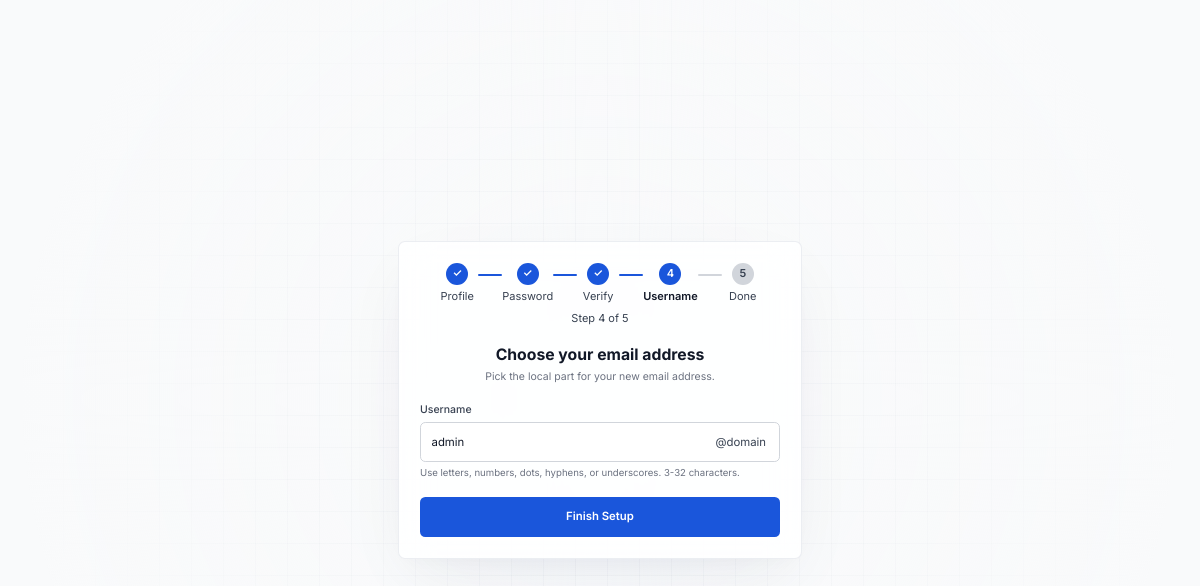
Before: /accounts/registration/username/ (signed in) with the older database file.
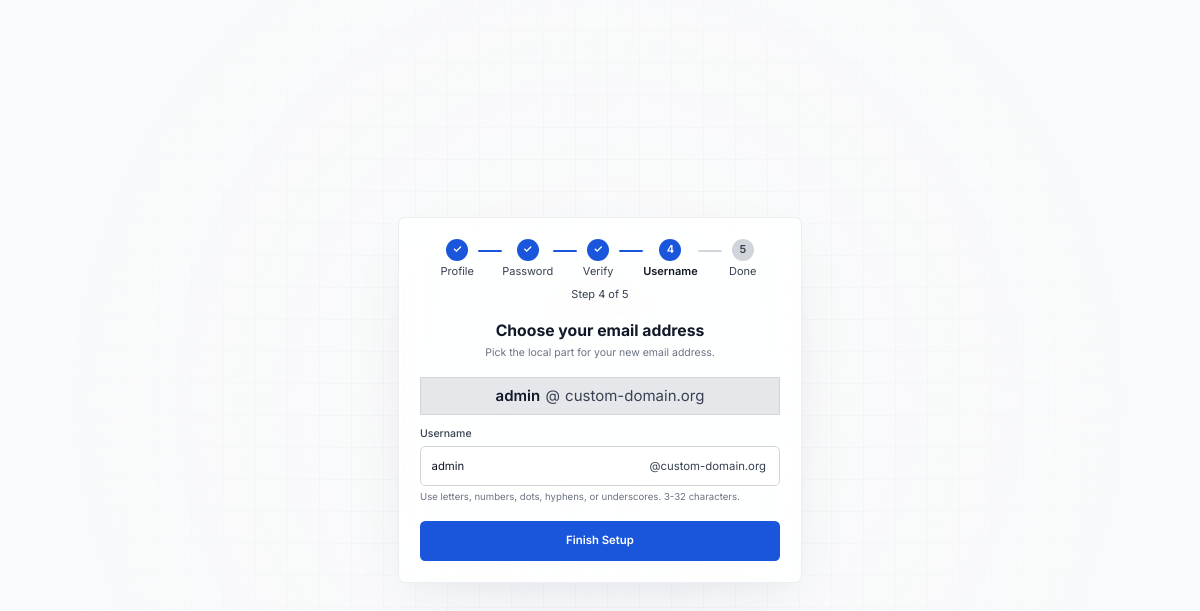
After: the same page with the newer database file.
### backend/apps/domains/models/__init__.py (models this page shows, shortened)
class Domain(models.Model):
    id = models.UUIDField(primary_key=True, default=uuid.uuid4, editable=False)
    name = models.CharField(max_length=255, unique=True)
    ip_address = models.GenericIPAddressField(
        null=True,
        blank=True,
    )
    verified = models.BooleanField(default=False)
    mx_verified = models.BooleanField(default=False)
    spf_verified = models.BooleanField(default=False)
    dkim_verified = models.BooleanField(default=False)
    dmarc_verified = models.BooleanField(default=False)
    created_at = models.DateTimeField(auto_now_add=True)
    class Meta:
        managed = False
        db_table = 'domains'
        ordering = ['name']

### backend/apps/accounts/views/registration.py (the view, shortened to what this page needs)
# urls.py: path('registration/username/', step_username, name='reg_username'),
def step_username(request: HttpRequest) -> HttpResponse:
    email = request.session.get('reg_email', '')
    if not email or not request.session.get('reg_verified'):
        return redirect('accounts:reg_profile')
    domain = _get_primary_domain()
    suggestion = email.split('@')[0].replace('.', '').lower()[:20]
    error = ''
    success = False
    chosen_username = ''
    return render(
        request,
        'registration/step_username.html',
        {
            'email': email,
            'domain': domain,
            'suggestion': suggestion,
            'error': error,
            'chosen': chosen_username or suggestion,
        },
    )

### backend/apps/accounts/views/registration.py (called while the page is built)
def _get_primary_domain() -> str:
    try:
        domains = DomainService.get_all_domains()
        if domains:
            return domains[0].name if hasattr(domains[0], 'name') else str(domains[0])
    except Exception:
        pass
    import os
    return os.environ.get('DOMAIN', '')

### backend/apps/core/templatetags/static_versioning.py (called while the page is built)
@register.simple_tag
def versioned_css(path: str) -> str:
    url = static(path)
    version = str(getattr(settings, 'CSS_VERSION', '')).strip()
    if not version:
        return url
    separator = '&' if '?' in url else '?'
    return f'{url}{separator}{urlencode({"v": version})}'

### backend/apps/domains/services/__init__.py (called while the page is built)
    @staticmethod
    def get_all_domains() -> QuerySet[Domain]:
        return Domain.objects.order_by('name')

### backend/config/branding.py (called while the page is built)
def brand_context(request: object) -> dict[str, object]:
    from django.conf import settings
    brand = getattr(settings, 'BRAND_CONFIG', None)
    if brand is None:
        brand = BrandingConfig()
    return {'brand': brand}

    @staticmethod
    def _sanitize_hex_color(color: str) -> str:
        h = color.lstrip('#').strip()
        if not h or len(h) not in (3, 6) or not all(c in '0123456789abcdefABCDEF' for c in h):
            return '#0051d5'
        return f'#{h.lower()}'

### backend/config/server_context.py (called while the page is built)
def server_context(request: object) -> dict[str, object]:
    version = os.environ.get('APP_VERSION', 'v2.4.0-stable')
    support_email = os.environ.get('SUPPORT_EMAIL', 'support@ifinmail.io')
    docs_url = os.environ.get('DOCS_URL', 'https://ifinmail.dev/docs')
    server_status = os.environ.get('SERVER_STATUS', 'Online')
    return {
        'server_version': version,
        'CSS_VERSION': settings.CSS_VERSION,
        'support_email': support_email,
        'docs_url': docs_url,
        'server_status': server_status,
        'notification_count': 0,
    }

### backend/config/user_context.py (called while the page is built)
def user_context(request: HttpRequest) -> dict[str, str]:
    user = request.user
    if user.is_anonymous:
        return {
            'user_initials': '?',
            'user_display_name': 'Guest',
            'user_role_label': 'GUEST',
        }
    email: str = getattr(user, 'email', '') or ''
    initials = email[:2].upper() if email else 'AD'
    import contextlib
    full_name = 'Admin Root'
    with contextlib.suppress(Exception):
        full_name = user.get_full_name() or 'Admin Root'
    if user.is_superuser:
        role = 'SUPERUSER'
    elif user.is_staff:
        role = 'STAFF'
    else:
        role = 'USER'
    return {
        'user_initials': initials,
        'user_display_name': full_name,
        'user_role_label': role,
    }

### frontend/templates/registration/step_username.html (shortened to what this page needs)
{% extends "base.html" %}
{% load i18n %}
{% load static %}
{% block body_layout %}
<div class="ifinmail-reg">
  <div class="ifinmail-reg-card ifinmail-fade-in">
    {% include "registration/_stepper.html" with current=4 %}
    <h1 class="ifinmail-reg-card__title">{% trans 'Choose your email address' %}</h1>
    <p class="ifinmail-reg-card__subtitle">{% trans 'Pick the local part for your new email address.' %}</p>
    {% if domain %}
    <div class="ifinmail-reg-username-preview">
      <span class="ifinmail-reg-username-preview__part" id="preview-local">{{ chosen }}</span>
      <span class="ifinmail-reg-username-preview__at">@</span>
      <span class="ifinmail-reg-username-preview__domain">{{ domain }}</span>
    </div>
    {% endif %}
    <form method="post" action="{% url 'accounts:reg_username' %}" class="ifinmail-login-form ifinmail-form-submit">
      <div class="ifinmail-login-form__group">
        <label class="ifinmail-login-form__label" for="username">{% trans 'Username' %}</label>
        <div class="ifinmail-reg-username-input">
          <input type="text" name="username" id="username" class="ifinmail-login-form__input" required autofocus autocomplete="off" placeholder="{% trans 'Enter username' %}" value="{{ chosen }}" pattern="^[a-z0-9][a-z0-9._-]{1,30}[a-z0-9]$" maxlength="32">
          <span class="ifinmail-reg-username-input__domain">@{{ domain|default:_('domain') }}</span>
        </div>
        <p class="ifinmail-setup-hint">{% trans 'Use letters, numbers, dots, hyphens, or underscores. 3-32 characters.' %}</p>
      </div>
      <button type="submit" class="ifinmail-btn ifinmail-btn--primary ifinmail-btn--full ifinmail-login-form__submit" id="submit-btn">
        <span class="ifinmail-btn__text">{% trans 'Finish Setup' %}</span>
      </button>
    </form>
  </div>
</div>
{% endblock %}

### frontend/templates/base.html (shortened to what this page needs)
{% load i18n %}{% load static %}{% load static_versioning %}
{% get_current_language as LANGUAGE_CODE %}
{% static 'icons/icon-192.svg' as default_icon_url %}
<!DOCTYPE html>
<html lang="{{ LANGUAGE_CODE }}" class="ifinmail-shell">
<head>
    <link rel="stylesheet" href="{% versioned_css 'css/ifinmail-variables.css' %}">
    <link rel="stylesheet" href="{% versioned_css 'css/ifinmail-reset.css' %}">
    <link rel="stylesheet" href="{% versioned_css 'css/ifinmail-utilities.css' %}">
    <link rel="stylesheet" href="{% versioned_css 'css/ifinmail-layout.css' %}">
    <link rel="stylesheet" href="{% versioned_css 'css/ifinmail-components.css' %}">
    <link rel="stylesheet" href="{% versioned_css 'css/ifinmail-admin.css' %}">
</head>
<body class="ifinmail-body{% block body_class %}{% endblock %}">
    {% block body_layout %}{% endblock %}
</body>
</html>

### frontend/templates/registration/_stepper.html
{% load i18n %}
<div class="ifinmail-reg-stepper">
  <div class="ifinmail-reg-stepper__steps">
    <div class="ifinmail-reg-stepper__step{% if current >= 1 %} ifinmail-reg-stepper__step--done{% endif %}{% if current == 1 %} ifinmail-reg-stepper__step--active{% endif %}">
      <span class="ifinmail-reg-stepper__dot">{% if current > 1 %}&#10003;{% else %}1{% endif %}</span>
      <span class="ifinmail-reg-stepper__label">{% trans 'Profile' %}</span>
    </div>
    <div class="ifinmail-reg-stepper__connector{% if current >= 2 %} ifinmail-reg-stepper__connector--done{% endif %}"></div>
    <div class="ifinmail-reg-stepper__step{% if current >= 2 %} ifinmail-reg-stepper__step--done{% endif %}{% if current == 2 %} ifinmail-reg-stepper__step--active{% endif %}">
      <span class="ifinmail-reg-stepper__dot">{% if current > 2 %}&#10003;{% else %}2{% endif %}</span>
      <span class="ifinmail-reg-stepper__label">{% trans 'Password' %}</span>
    </div>
    <div class="ifinmail-reg-stepper__connector{% if current >= 3 %} ifinmail-reg-stepper__connector--done{% endif %}"></div>
    <div class="ifinmail-reg-stepper__step{% if current >= 3 %} ifinmail-reg-stepper__step--done{% endif %}{% if current == 3 %} ifinmail-reg-stepper__step--active{% endif %}">
      <span class="ifinmail-reg-stepper__dot">{% if current > 3 %}&#10003;{% else %}3{% endif %}</span>
      <span class="ifinmail-reg-stepper__label">{% trans 'Verify' %}</span>
    </div>
    <div class="ifinmail-reg-stepper__connector{% if current >= 4 %} ifinmail-reg-stepper__connector--done{% endif %}"></div>
    <div class="ifinmail-reg-stepper__step{% if current >= 4 %} ifinmail-reg-stepper__step--done{% endif %}{% if current == 4 %} ifinmail-reg-stepper__step--active{% endif %}">
      <span class="ifinmail-reg-stepper__dot">{% if current > 4 %}&#10003;{% else %}4{% endif %}</span>
      <span class="ifinmail-reg-stepper__label">{% trans 'Username' %}</span>
    </div>
    <div class="ifinmail-reg-stepper__connector{% if current >= 5 %} ifinmail-reg-stepper__connector--done{% endif %}"></div>
    <div class="ifinmail-reg-stepper__step{% if current >= 5 %} ifinmail-reg-stepper__step--done{% endif %}{% if current == 5 %} ifinmail-reg-stepper__step--active{% endif %}">
      <span class="ifinmail-reg-stepper__dot">{% if current >= 5 %}&#10003;{% else %}5{% endif %}</span>
      <span class="ifinmail-reg-stepper__label">{% trans 'Done' %}</span>
    </div>
  </div>
  <div class="ifinmail-reg-stepper__counter">{% blocktrans with n=current total=5 %}Step {{ n }} of {{ total }}{% endblocktrans %}</div>
</div>

### frontend/static/css/ifinmail-layout.css (style rules this page uses)
*, *::before, *::after { box-sizing: border-box; }
html { font-size: 14px; }
.ifinmail-body { display: flex; min-height: 100vh; width: 100%; font-family: var(--ifinmail-font-ui); font-size: var(--ifinmail-font-size-body); color: var(--ifinmail-on-surface); background: var(--ifinmail-color-surface-1); -webkit-font-smoothing: antialiased; -moz-osx-font-smoothing: grayscale; }

### frontend/templates/registration/step_username.html (style rules this page uses)
.ifinmail-reg-card.ifinmail-fade-in { animation: ifinmail-fade-up 0.35s ease-out; }

Changed rows visible on the page:
added Domain: name "custom-domain.org"
Other visible differences:
{{ chosen }}: (not shown) → "admin"
